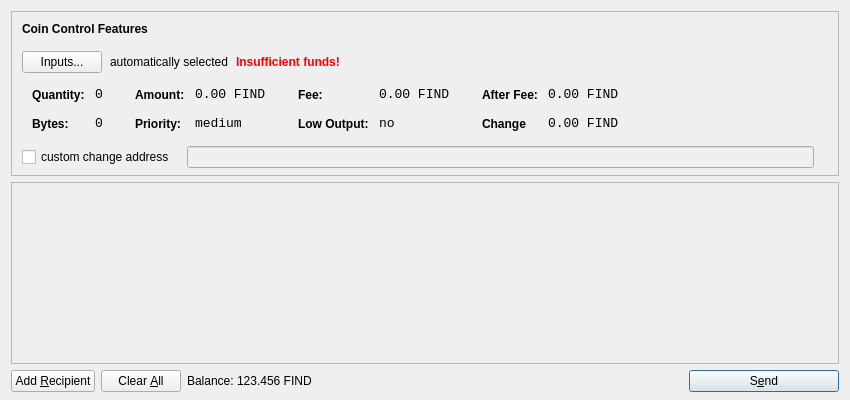
<?xml version="1.0" encoding="UTF-8"?>
<ui version="4.0">
 <class>SendCoinsDialog</class>
 <widget class="QDialog" name="SendCoinsDialog">
  <property name="geometry">
   <rect>
    <x>0</x>
    <y>0</y>
    <width>850</width>
    <height>400</height>
   </rect>
  </property>
  <property name="windowTitle">
   <string>Send Coins</string>
  </property>
  <layout class="QVBoxLayout" name="verticalLayout" stretch="0,1,0">
   <property name="bottomMargin">
    <number>8</number>
   </property>
   <item>
    <widget class="QFrame" name="frameCoinControl">
     <property name="sizePolicy">
      <sizepolicy hsizetype="Expanding" vsizetype="Expanding">
       <horstretch>0</horstretch>
       <verstretch>0</verstretch>
      </sizepolicy>
     </property>
     <property name="maximumSize">
      <size>
       <width>16777215</width>
       <height>16777215</height>
      </size>
     </property>
     <property name="frameShape">
      <enum>QFrame::StyledPanel</enum>
     </property>
     <property name="frameShadow">
      <enum>QFrame::Sunken</enum>
     </property>
     <layout class="QVBoxLayout" name="verticalLayoutCoinControl2">
      <property name="spacing">
       <number>-1</number>
      </property>
      <property name="leftMargin">
       <number>0</number>
      </property>
      <property name="topMargin">
       <number>0</number>
      </property>
      <property name="rightMargin">
       <number>0</number>
      </property>
      <property name="bottomMargin">
       <number>6</number>
      </property>
      <item>
       <layout class="QVBoxLayout" name="verticalLayoutCoinControl" stretch="0,0,0,0,1">
        <property name="spacing">
         <number>0</number>
        </property>
        <property name="leftMargin">
         <number>10</number>
        </property>
        <property name="topMargin">
         <number>10</number>
        </property>
        <item>
         <layout class="QHBoxLayout" name="horizontalLayoutCoinControl1">
          <property name="bottomMargin">
           <number>15</number>
          </property>
          <item>
           <widget class="QLabel" name="labelCoinControlFeatures">
            <property name="sizePolicy">
             <sizepolicy hsizetype="Preferred" vsizetype="Maximum">
              <horstretch>0</horstretch>
              <verstretch>0</verstretch>
             </sizepolicy>
            </property>
            <property name="font">
             <font>
              <weight>75</weight>
              <bold>true</bold>
             </font>
            </property>
            <property name="styleSheet">
             <string notr="true">font-weight:bold;</string>
            </property>
            <property name="text">
             <string>Coin Control Features</string>
            </property>
           </widget>
          </item>
         </layout>
        </item>
        <item>
         <layout class="QHBoxLayout" name="horizontalLayoutCoinControl2" stretch="0,0,0,0">
          <property name="spacing">
           <number>8</number>
          </property>
          <property name="bottomMargin">
           <number>10</number>
          </property>
          <item>
           <widget class="QPushButton" name="pushButtonCoinControl">
            <property name="styleSheet">
             <string notr="true"/>
            </property>
            <property name="text">
             <string>Inputs...</string>
            </property>
           </widget>
          </item>
          <item>
           <widget class="QLabel" name="labelCoinControlAutomaticallySelected">
            <property name="text">
             <string>automatically selected</string>
            </property>
            <property name="margin">
             <number>5</number>
            </property>
           </widget>
          </item>
          <item>
           <widget class="QLabel" name="labelCoinControlInsuffFunds">
            <property name="font">
             <font>
              <weight>75</weight>
              <bold>true</bold>
             </font>
            </property>
            <property name="styleSheet">
             <string notr="true">color:red;font-weight:bold;</string>
            </property>
            <property name="text">
             <string>Insufficient funds!</string>
            </property>
            <property name="margin">
             <number>5</number>
            </property>
           </widget>
          </item>
          <item>
           <spacer name="horizontalSpacerCoinControl">
            <property name="orientation">
             <enum>Qt::Horizontal</enum>
            </property>
            <property name="sizeHint" stdset="0">
             <size>
              <width>40</width>
              <height>1</height>
             </size>
            </property>
           </spacer>
          </item>
         </layout>
        </item>
        <item>
         <widget class="QWidget" name="widgetCoinControl" native="true">
          <property name="sizePolicy">
           <sizepolicy hsizetype="Preferred" vsizetype="Preferred">
            <horstretch>0</horstretch>
            <verstretch>0</verstretch>
           </sizepolicy>
          </property>
          <property name="minimumSize">
           <size>
            <width>0</width>
            <height>0</height>
           </size>
          </property>
          <property name="styleSheet">
           <string notr="true"/>
          </property>
          <layout class="QHBoxLayout" name="horizontalLayoutCoinControl5">
           <property name="margin">
            <number>0</number>
           </property>
           <item>
            <layout class="QHBoxLayout" name="horizontalLayoutCoinControl3" stretch="0,0,0,1">
             <property name="spacing">
              <number>20</number>
             </property>
             <property name="topMargin">
              <number>0</number>
             </property>
             <property name="bottomMargin">
              <number>10</number>
             </property>
             <item>
              <layout class="QFormLayout" name="formLayoutCoinControl1">
               <property name="horizontalSpacing">
                <number>10</number>
               </property>
               <property name="verticalSpacing">
                <number>14</number>
               </property>
               <property name="leftMargin">
                <number>10</number>
               </property>
               <property name="topMargin">
                <number>4</number>
               </property>
               <property name="rightMargin">
                <number>6</number>
               </property>
               <item row="0" column="0">
                <widget class="QLabel" name="labelCoinControlQuantityText">
                 <property name="styleSheet">
                  <string notr="true">font-weight:bold;</string>
                 </property>
                 <property name="text">
                  <string>Quantity:</string>
                 </property>
                 <property name="margin">
                  <number>0</number>
                 </property>
                </widget>
               </item>
               <item row="0" column="1">
                <widget class="QLabel" name="labelCoinControlQuantity">
                 <property name="font">
                  <font>
                   <family>Monospace</family>
                   <pointsize>10</pointsize>
                  </font>
                 </property>
                 <property name="cursor">
                  <cursorShape>IBeamCursor</cursorShape>
                 </property>
                 <property name="contextMenuPolicy">
                  <enum>Qt::ActionsContextMenu</enum>
                 </property>
                 <property name="text">
                  <string>0</string>
                 </property>
                 <property name="margin">
                  <number>0</number>
                 </property>
                 <property name="textInteractionFlags">
                  <set>Qt::LinksAccessibleByMouse|Qt::TextSelectableByKeyboard|Qt::TextSelectableByMouse</set>
                 </property>
                </widget>
               </item>
               <item row="1" column="0">
                <widget class="QLabel" name="labelCoinControlBytesText">
                 <property name="styleSheet">
                  <string notr="true">font-weight:bold;</string>
                 </property>
                 <property name="text">
                  <string>Bytes:</string>
                 </property>
                </widget>
               </item>
               <item row="1" column="1">
                <widget class="QLabel" name="labelCoinControlBytes">
                 <property name="font">
                  <font>
                   <family>Monospace</family>
                   <pointsize>10</pointsize>
                  </font>
                 </property>
                 <property name="cursor">
                  <cursorShape>IBeamCursor</cursorShape>
                 </property>
                 <property name="contextMenuPolicy">
                  <enum>Qt::ActionsContextMenu</enum>
                 </property>
                 <property name="text">
                  <string>0</string>
                 </property>
                 <property name="textInteractionFlags">
                  <set>Qt::LinksAccessibleByMouse|Qt::TextSelectableByKeyboard|Qt::TextSelectableByMouse</set>
                 </property>
                </widget>
               </item>
              </layout>
             </item>
             <item>
              <layout class="QFormLayout" name="formLayoutCoinControl2">
               <property name="horizontalSpacing">
                <number>10</number>
               </property>
               <property name="verticalSpacing">
                <number>14</number>
               </property>
               <property name="leftMargin">
                <number>6</number>
               </property>
               <property name="topMargin">
                <number>4</number>
               </property>
               <property name="rightMargin">
                <number>6</number>
               </property>
               <item row="0" column="0">
                <widget class="QLabel" name="labelCoinControlAmountText">
                 <property name="styleSheet">
                  <string notr="true">font-weight:bold;</string>
                 </property>
                 <property name="text">
                  <string>Amount:</string>
                 </property>
                 <property name="margin">
                  <number>0</number>
                 </property>
                </widget>
               </item>
               <item row="0" column="1">
                <widget class="QLabel" name="labelCoinControlAmount">
                 <property name="font">
                  <font>
                   <family>Monospace</family>
                   <pointsize>10</pointsize>
                  </font>
                 </property>
                 <property name="cursor">
                  <cursorShape>IBeamCursor</cursorShape>
                 </property>
                 <property name="contextMenuPolicy">
                  <enum>Qt::ActionsContextMenu</enum>
                 </property>
                 <property name="text">
                  <string>0.00 FIND</string>
                 </property>
                 <property name="textInteractionFlags">
                  <set>Qt::LinksAccessibleByMouse|Qt::TextSelectableByKeyboard|Qt::TextSelectableByMouse</set>
                 </property>
                </widget>
               </item>
               <item row="1" column="0">
                <widget class="QLabel" name="labelCoinControlPriorityText">
                 <property name="styleSheet">
                  <string notr="true">font-weight:bold;</string>
                 </property>
                 <property name="text">
                  <string>Priority:</string>
                 </property>
                </widget>
               </item>
               <item row="1" column="1">
                <widget class="QLabel" name="labelCoinControlPriority">
                 <property name="font">
                  <font>
                   <family>Monospace</family>
                   <pointsize>10</pointsize>
                  </font>
                 </property>
                 <property name="cursor">
                  <cursorShape>IBeamCursor</cursorShape>
                 </property>
                 <property name="contextMenuPolicy">
                  <enum>Qt::ActionsContextMenu</enum>
                 </property>
                 <property name="text">
                  <string>medium</string>
                 </property>
                 <property name="textInteractionFlags">
                  <set>Qt::LinksAccessibleByMouse|Qt::TextSelectableByKeyboard|Qt::TextSelectableByMouse</set>
                 </property>
                </widget>
               </item>
              </layout>
             </item>
             <item>
              <layout class="QFormLayout" name="formLayoutCoinControl3">
               <property name="horizontalSpacing">
                <number>10</number>
               </property>
               <property name="verticalSpacing">
                <number>14</number>
               </property>
               <property name="leftMargin">
                <number>6</number>
               </property>
               <property name="topMargin">
                <number>4</number>
               </property>
               <property name="rightMargin">
                <number>6</number>
               </property>
               <item row="0" column="0">
                <widget class="QLabel" name="labelCoinControlFeeText">
                 <property name="styleSheet">
                  <string notr="true">font-weight:bold;</string>
                 </property>
                 <property name="text">
                  <string>Fee:</string>
                 </property>
                 <property name="margin">
                  <number>0</number>
                 </property>
                </widget>
               </item>
               <item row="0" column="1">
                <widget class="QLabel" name="labelCoinControlFee">
                 <property name="font">
                  <font>
                   <family>Monospace</family>
                   <pointsize>10</pointsize>
                  </font>
                 </property>
                 <property name="cursor">
                  <cursorShape>IBeamCursor</cursorShape>
                 </property>
                 <property name="contextMenuPolicy">
                  <enum>Qt::ActionsContextMenu</enum>
                 </property>
                 <property name="text">
                  <string>0.00 FIND</string>
                 </property>
                 <property name="textInteractionFlags">
                  <set>Qt::LinksAccessibleByMouse|Qt::TextSelectableByKeyboard|Qt::TextSelectableByMouse</set>
                 </property>
                </widget>
               </item>
               <item row="1" column="0">
                <widget class="QLabel" name="labelCoinControlLowOutputText">
                 <property name="styleSheet">
                  <string notr="true">font-weight:bold;</string>
                 </property>
                 <property name="text">
                  <string>Low Output:</string>
                 </property>
                </widget>
               </item>
               <item row="1" column="1">
                <widget class="QLabel" name="labelCoinControlLowOutput">
                 <property name="font">
                  <font>
                   <family>Monospace</family>
                   <pointsize>10</pointsize>
                  </font>
                 </property>
                 <property name="cursor">
                  <cursorShape>IBeamCursor</cursorShape>
                 </property>
                 <property name="contextMenuPolicy">
                  <enum>Qt::ActionsContextMenu</enum>
                 </property>
                 <property name="text">
                  <string>no</string>
                 </property>
                 <property name="textInteractionFlags">
                  <set>Qt::LinksAccessibleByMouse|Qt::TextSelectableByKeyboard|Qt::TextSelectableByMouse</set>
                 </property>
                </widget>
               </item>
              </layout>
             </item>
             <item>
              <layout class="QFormLayout" name="formLayoutCoinControl4">
               <property name="horizontalSpacing">
                <number>10</number>
               </property>
               <property name="verticalSpacing">
                <number>14</number>
               </property>
               <property name="leftMargin">
                <number>6</number>
               </property>
               <property name="topMargin">
                <number>4</number>
               </property>
               <property name="rightMargin">
                <number>6</number>
               </property>
               <item row="0" column="0">
                <widget class="QLabel" name="labelCoinControlAfterFeeText">
                 <property name="styleSheet">
                  <string notr="true">font-weight:bold;</string>
                 </property>
                 <property name="text">
                  <string>After Fee:</string>
                 </property>
                 <property name="margin">
                  <number>0</number>
                 </property>
                </widget>
               </item>
               <item row="0" column="1">
                <widget class="QLabel" name="labelCoinControlAfterFee">
                 <property name="font">
                  <font>
                   <family>Monospace</family>
                   <pointsize>10</pointsize>
                  </font>
                 </property>
                 <property name="cursor">
                  <cursorShape>IBeamCursor</cursorShape>
                 </property>
                 <property name="contextMenuPolicy">
                  <enum>Qt::ActionsContextMenu</enum>
                 </property>
                 <property name="text">
                  <string>0.00 FIND</string>
                 </property>
                 <property name="textInteractionFlags">
                  <set>Qt::LinksAccessibleByMouse|Qt::TextSelectableByKeyboard|Qt::TextSelectableByMouse</set>
                 </property>
                </widget>
               </item>
               <item row="1" column="0">
                <widget class="QLabel" name="labelCoinControlChangeText">
                 <property name="styleSheet">
                  <string notr="true">font-weight:bold;</string>
                 </property>
                 <property name="text">
                  <string>Change</string>
                 </property>
                </widget>
               </item>
               <item row="1" column="1">
                <widget class="QLabel" name="labelCoinControlChange">
                 <property name="font">
                  <font>
                   <family>Monospace</family>
                   <pointsize>10</pointsize>
                  </font>
                 </property>
                 <property name="cursor">
                  <cursorShape>IBeamCursor</cursorShape>
                 </property>
                 <property name="contextMenuPolicy">
                  <enum>Qt::ActionsContextMenu</enum>
                 </property>
                 <property name="text">
                  <string>0.00 FIND</string>
                 </property>
                 <property name="textInteractionFlags">
                  <set>Qt::LinksAccessibleByMouse|Qt::TextSelectableByKeyboard|Qt::TextSelectableByMouse</set>
                 </property>
                </widget>
               </item>
              </layout>
             </item>
            </layout>
           </item>
          </layout>
         </widget>
        </item>
        <item>
         <layout class="QHBoxLayout" name="horizontalLayoutCoinControl4" stretch="0,0,0">
          <property name="spacing">
           <number>12</number>
          </property>
          <property name="sizeConstraint">
           <enum>QLayout::SetDefaultConstraint</enum>
          </property>
          <property name="topMargin">
           <number>5</number>
          </property>
          <property name="rightMargin">
           <number>5</number>
          </property>
          <item>
           <widget class="QCheckBox" name="checkBoxCoinControlChange">
            <property name="text">
             <string>custom change address</string>
            </property>
           </widget>
          </item>
          <item>
           <widget class="QLineEdit" name="lineEditCoinControlChange">
            <property name="enabled">
             <bool>false</bool>
            </property>
            <property name="sizePolicy">
             <sizepolicy hsizetype="Expanding" vsizetype="Fixed">
              <horstretch>0</horstretch>
              <verstretch>0</verstretch>
             </sizepolicy>
            </property>
           </widget>
          </item>
          <item>
           <widget class="QLabel" name="labelCoinControlChangeLabel">
            <property name="sizePolicy">
             <sizepolicy hsizetype="Preferred" vsizetype="Expanding">
              <horstretch>0</horstretch>
              <verstretch>0</verstretch>
             </sizepolicy>
            </property>
            <property name="minimumSize">
             <size>
              <width>0</width>
              <height>0</height>
             </size>
            </property>
            <property name="text">
             <string/>
            </property>
            <property name="margin">
             <number>3</number>
            </property>
           </widget>
          </item>
         </layout>
        </item>
        <item>
         <spacer name="verticalSpacerCoinControl">
          <property name="orientation">
           <enum>Qt::Vertical</enum>
          </property>
          <property name="sizeHint" stdset="0">
           <size>
            <width>800</width>
            <height>1</height>
           </size>
          </property>
         </spacer>
        </item>
       </layout>
      </item>
     </layout>
    </widget>
   </item>
   <item>
    <widget class="QScrollArea" name="scrollArea">
     <property name="widgetResizable">
      <bool>true</bool>
     </property>
     <widget class="QWidget" name="scrollAreaWidgetContents">
      <property name="geometry">
       <rect>
        <x>0</x>
        <y>0</y>
        <width>830</width>
        <height>165</height>
       </rect>
      </property>
      <layout class="QVBoxLayout" name="verticalLayout_2">
       <property name="margin">
        <number>0</number>
       </property>
       <item>
        <layout class="QVBoxLayout" name="entries">
         <property name="spacing">
          <number>6</number>
         </property>
        </layout>
       </item>
       <item>
        <spacer name="verticalSpacer">
         <property name="orientation">
          <enum>Qt::Vertical</enum>
         </property>
         <property name="sizeHint" stdset="0">
          <size>
           <width>20</width>
           <height>40</height>
          </size>
         </property>
        </spacer>
       </item>
      </layout>
     </widget>
    </widget>
   </item>
   <item>
    <layout class="QHBoxLayout" name="horizontalLayout">
     <item>
      <widget class="QPushButton" name="addButton">
       <property name="toolTip">
        <string>Send to multiple recipients at once</string>
       </property>
       <property name="text">
        <string>Add &amp;Recipient</string>
       </property>
       <property name="autoDefault">
        <bool>false</bool>
       </property>
      </widget>
     </item>
     <item>
      <widget class="QPushButton" name="clearButton">
       <property name="sizePolicy">
        <sizepolicy hsizetype="Minimum" vsizetype="Fixed">
         <horstretch>0</horstretch>
         <verstretch>0</verstretch>
        </sizepolicy>
       </property>
       <property name="toolTip">
        <string>Remove all transaction fields</string>
       </property>
       <property name="text">
        <string>Clear &amp;All</string>
       </property>
       <property name="autoRepeatDelay">
        <number>300</number>
       </property>
       <property name="autoDefault">
        <bool>false</bool>
       </property>
      </widget>
     </item>
     <item>
      <layout class="QHBoxLayout" name="horizontalLayout_2">
       <property name="spacing">
        <number>3</number>
       </property>
       <item>
        <widget class="QLabel" name="label">
         <property name="sizePolicy">
          <sizepolicy hsizetype="Preferred" vsizetype="Fixed">
           <horstretch>0</horstretch>
           <verstretch>0</verstretch>
          </sizepolicy>
         </property>
         <property name="text">
          <string>Balance:</string>
         </property>
        </widget>
       </item>
       <item>
        <widget class="QLabel" name="labelBalance">
         <property name="sizePolicy">
          <sizepolicy hsizetype="Preferred" vsizetype="Fixed">
           <horstretch>0</horstretch>
           <verstretch>0</verstretch>
          </sizepolicy>
         </property>
         <property name="cursor">
          <cursorShape>IBeamCursor</cursorShape>
         </property>
         <property name="text">
          <string>123.456 FIND</string>
         </property>
         <property name="textInteractionFlags">
          <set>Qt::LinksAccessibleByMouse|Qt::TextSelectableByKeyboard|Qt::TextSelectableByMouse</set>
         </property>
        </widget>
       </item>
      </layout>
     </item>
     <item>
      <spacer name="horizontalSpacer">
       <property name="orientation">
        <enum>Qt::Horizontal</enum>
       </property>
       <property name="sizeHint" stdset="0">
        <size>
         <width>40</width>
         <height>20</height>
        </size>
       </property>
      </spacer>
     </item>
     <item>
      <widget class="QPushButton" name="sendButton">
       <property name="minimumSize">
        <size>
         <width>150</width>
         <height>0</height>
        </size>
       </property>
       <property name="toolTip">
        <string>Confirm the send action</string>
       </property>
       <property name="text">
        <string>S&amp;end</string>
       </property>
       <property name="icon">
        <iconset resource="../bitcoin.qrc">
         <normaloff>:/icons/send</normaloff>:/icons/send</iconset>
       </property>
       <property name="default">
        <bool>true</bool>
       </property>
      </widget>
     </item>
    </layout>
   </item>
  </layout>
 </widget>
 <resources>
  <include location="../bitcoin.qrc"/>
 </resources>
 <connections/>
</ui>
